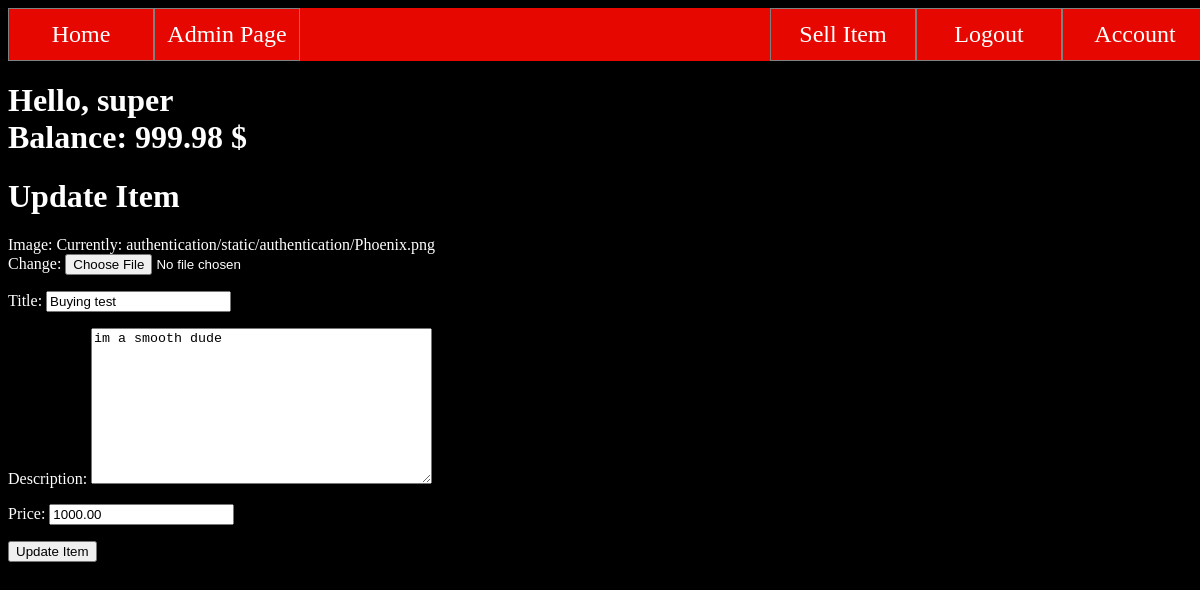
The app's page /update/19/ (signed in) with its own data.
### database/models.py (models this page shows, shortened)
class User(AbstractBaseUser):
    email = models.EmailField(verbose_name='email',max_length=60, unique=True)
    username = models.CharField(max_length=30, unique=True)
    date_joined = models.DateTimeField(verbose_name='date joined', auto_now_add=True)
    last_login = models.DateTimeField(verbose_name='last login', auto_now=True)
    is_admin = models.BooleanField(default=False)
    is_active = models.BooleanField(default=True)
    is_staff = models.BooleanField(default=False)
    is_superuser = models.BooleanField(default=False)
    first_name = models.CharField(max_length=30)
    last_name = models.CharField(max_length=30)
    date_of_birth = models.DateField(max_length=8)
    balance = models.DecimalField(default=1000,max_digits=11, decimal_places=2)
    avatar = models.FileField(null=True,blank=True,upload_to='authentication/static/authentication')
    USERNAME_FIELD = 'email'
    REQUIRED_FIELDS= ['username','first_name','last_name','date_of_birth']
    objects = MyUserManager()

class Item(models.Model):
    owner = models.ForeignKey(User, on_delete=models.CASCADE)
    title = models.CharField(max_length=100)
    image = models.ImageField(upload_to='authentication/static/authentication')
    likes = models.ManyToManyField(User, related_name ='item_post', blank=True)
    price = models.DecimalField(max_digits=11, decimal_places=2)
    description = models.CharField(max_length=10000)
    pub_date = models.DateTimeField(default=timezone.now)

### itemManagement/views.py (the view)
# urls.py: path('update/<int:pk>/',updateItem,name='itemUpdate'),
def updateItem(request, pk):
    if not request.user.is_authenticated:
        return redirect("login")
    item = Item.objects.get(id=pk)
    form = UpdateItemForm(instance=item)
    if request.method == 'POST':
        form = UpdateItemForm(request.POST,request.FILES,instance=item)
        if form.is_valid():
            form.save()
            return redirect('/')
    context = {'item_form': form}
    return render(request,'itemManagement/updateItem.html', context)

### itemManagement/forms.py
class UpdateItemForm(forms.ModelForm):
    class Meta:
        model = Item
        fields = ('image','title','description','price')
        widgets = {
            'description' : forms.Textarea(attrs={'class':'form-control'}),
        }

### itemManagement/templates/itemManagement/updateItem.html (shortened to what this page needs)
{% extends './base.html' %}
{%block content%}
<h1>Update Item</h1>
<form method="POST" enctype="multipart/form-data">
    {% for field in item_form %}
        <p>
            {{field.label_tag}}
            {{field}}
        </p>
    {% endfor %}
    <input type="submit" value="Update Item">
</form>
{% endblock content %}

### itemManagement/templates/itemManagement/base.html (shortened to what this page needs)
<!DOCTYPE html>
<html>
	<head>
		{% load static %}
		<link rel="stylesheet" type="text/css" href="{% static 'authentication/style.css' %}">
	</head>
	<body>
		<header>
			<div class="nav">
    			<a class="home" href="/"> Home </a>
    			{% if user.is_authenticated %}
        			<a class="signIn" href="{% url 'account' %}">Account</a>
					 <a class="signIn" href="{% url 'logout' %}"> Logout</a>
					 <a class="signIn" href="{% url 'itemCreate' %}"> Sell Item</a>
            		{% if user.is_admin or user.is_superuser %}
                        <a class="home" href="/admin"> Admin Page </a>
                    {% endif %}
            	{% else %}
                    <a class="signIn" href="{% url 'register' %}">Register</a>
                    <a class="signIn" href="{% url 'login' %}">Login</a>
                {% endif %}
			</div>
			{% if user.is_authenticated %}
    			<h1><a>Hello, {{user.username}} <br> Balance: {{user.balance}} $ </a></h1>
			{% endif %}
		</header>
	{% block content %}
	{% endblock %}
	</body>
</html>

### authentication/static/authentication/style.css (style rules this page uses)
html { width:100%; height:100%; }
body { width:100%; height:100%; background-color: black; }
a { color: white; text-decoration: none; }
p { color:white; }
h1 { color:white; }
.nav { background-color: #e60800; overflow: hidden; text-decoration: none; height: 10%; width: 100%; }
.nav a { border: solid 1px grey; text-align: center; padding: 1%; color: white; font-size: 150%; text-decoration: none; width: 10%; height: 100%; }
.home { border-left: none; float: left; width: 10%; height: 100%; }
.signIn { border-right: none; float: right; width: 10%; height: 100%; }

### records on screen
User: username "super", balance "999.98"
Item: item_form "Buying test" "im a smooth dude" "1000.00"

### other values on screen
{{ field.label_tag }} "Image:" "Title:" "Description:" "Price:"
